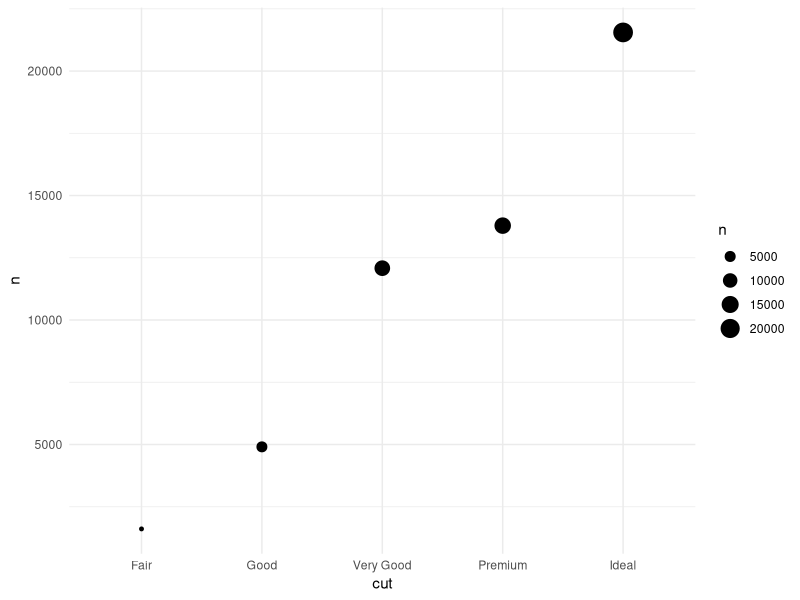
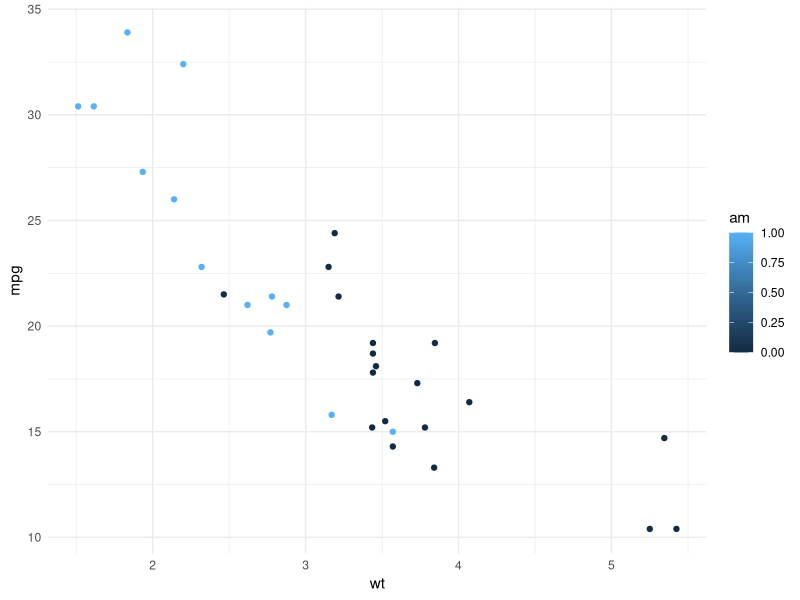
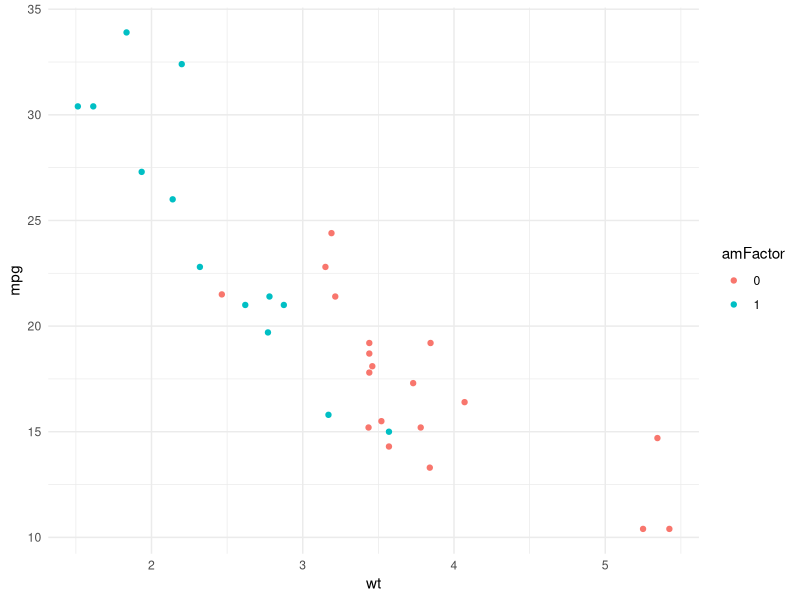
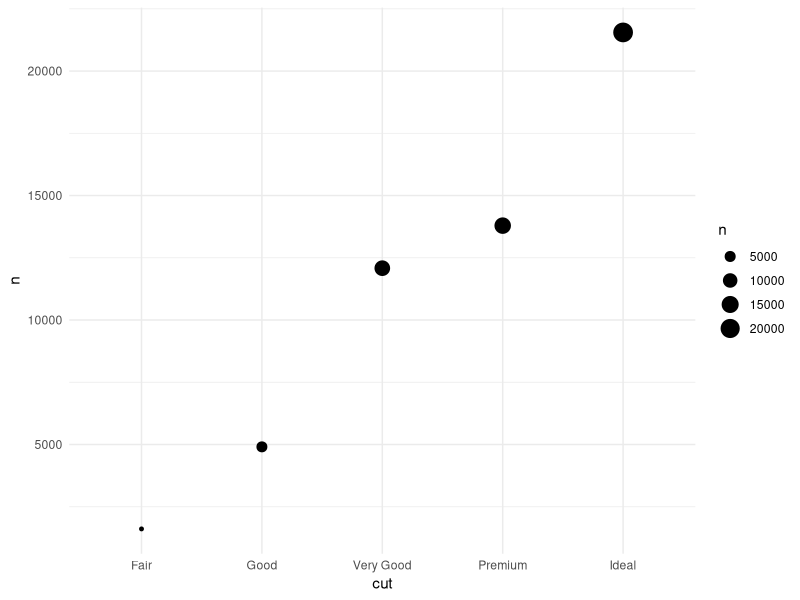
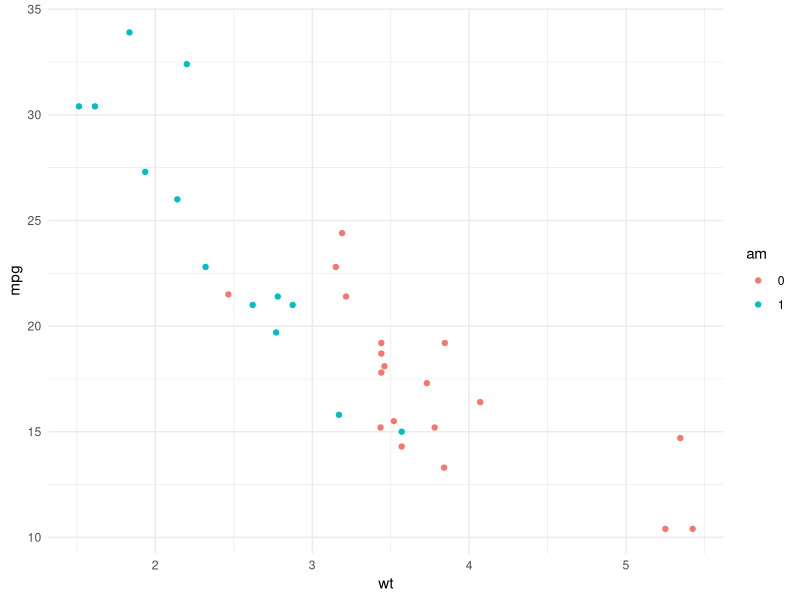

R code for these plots, in order:
## ---- chunk 1
knitr::opts_chunk$set(echo = TRUE, warning = FALSE, message = FALSE, error = FALSE, comment = "")
## ---- chunk 2
tidyverse::tidyverse_logo()
## ---- chunk 3

library(ggplot2)

plotDat = aggregate(diamonds$cut, by = list(cut = diamonds$cut), FUN = length)

colnames(plotDat)[2] = "n"

plotDat
## ---- chunk 4
ggplot(plotDat, aes(x = cut, y = n)) +
  geom_point(aes(size = n)) +
  theme_minimal()
## ---- chunk 5
ggplot(mtcars, aes(x = wt, y = mpg, color = am)) + 
  geom_point() +
  theme_minimal()
## ---- chunk 6
library(dplyr)

mtcars$amFactor = as.factor(mtcars$am) 

ggplot(mtcars, aes(x = wt, y = mpg, color = amFactor)) + 
  geom_point() +
  theme_minimal()
## ---- chunk 7
diamonds %>% 
  group_by(cut) %>% 
  summarize(n = n()) %>% 
  ggplot(., aes(x = cut, y = n)) +
  geom_point(aes(size = n)) +
  theme_minimal()
  
## ---- chunk 8
mtcars %>% 
  mutate(am = as.factor(am)) %>%  
  ggplot(., aes(x = wt, y = mpg, color = am)) + 
  geom_point() +
  theme_minimal()
## ---- chunk 9

## ---- chunk 10
mtcars[, -c(1:2)]

dropVars = c("vs", "drat")

mtcars[, !(names(mtcars) %in% dropVars)]
## ---- chunk 11
library(lavaan)

testData = HolzingerSwineford1939

names(testData)

keepers = c(grep("^age", names(testData), value = TRUE), 
            paste("x", 1:9, sep = ""))

testData = testData[, keepers]

## ---- chunk 12
mtcars %>% 
  select(mpg, cyl, am)
## ---- chunk 13
mtcars %>% 
  select(-vs)
## ---- chunk 14
HolzingerSwineford1939 %>% 
  select(num_range("x", 1:9), starts_with("age"), 
         matches("^s.*.l$"))
## ---- chunk 15
head(HolzingerSwineford1939[, c(1, 7:15, 2:6)])
## ---- chunk 16
HolzingerSwineford1939 %>% 
  select(id, starts_with("x"), everything()) %>% 
  head()
## ---- chunk 17
summary(mtcars[mtcars$mpg < mean(mtcars$mpg), ])
## ---- chunk 18
mtcars %>% 
  filter(cyl == 4 | cyl == 8) %>% 
  summary()
## ---- chunk 19
mtcars %>% 
  filter(cyl == 4 & mpg > 25) %>% 
  summary()
## ---- chunk 20
mtcars %>% 
  filter(cyl != 4) %>% 
  summary()
## ---- chunk 21
mtcars %>% 
  filter(mpg < mean(mpg)) %>% 
  summary()
## ---- chunk 22
mtcars$roundedMPG = round(mtcars$mpg)
## ---- chunk 23
mtcars = mtcars %>% 
  mutate(roundedMPG = round(mpg))
